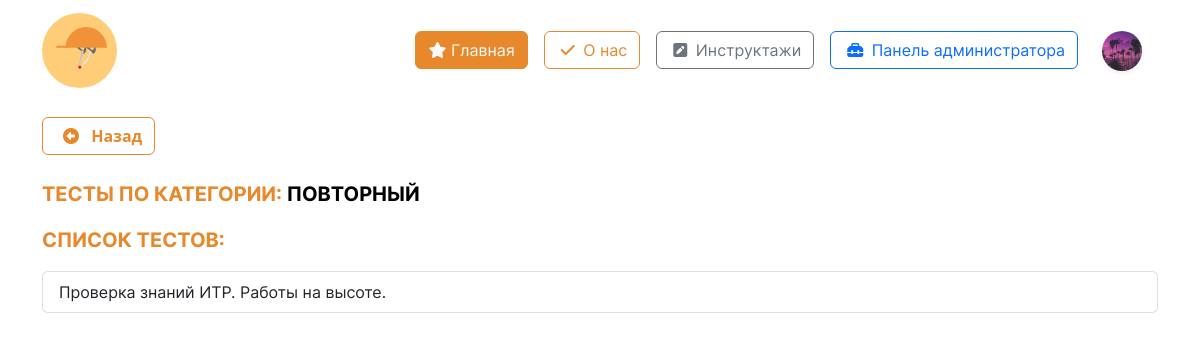
Before: /account/themes_inst/test/4/ (signed in) with the older database file.
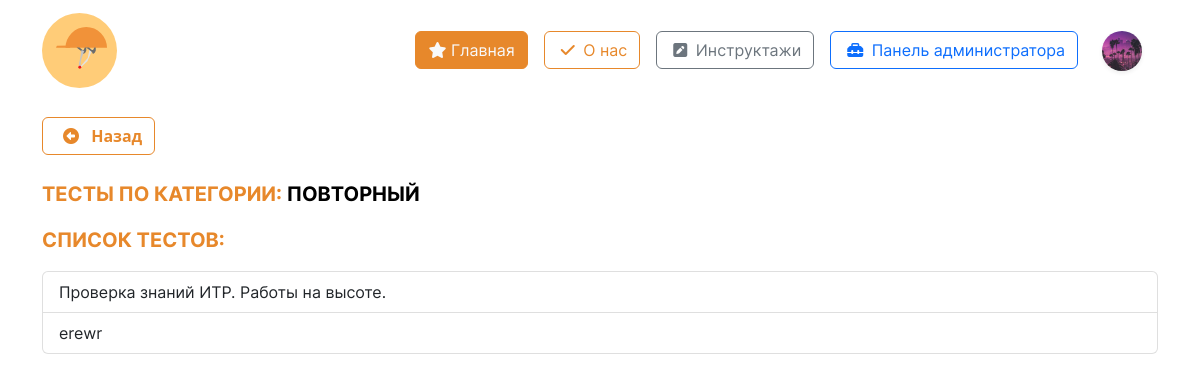
After: the same page with the newer database file.
### initru/models.py (models this page shows, shortened)
class test(models.Model):
    instruction = models.ForeignKey( inst, on_delete=models.CASCADE, verbose_name='Инструктаж' )
    name_test = models.CharField( 'Название теста инструктажа', max_length=125 )
    number_of_questions = models.IntegerField('Количество вопросов') ##
    time = models.IntegerField('Ограничение по времени') ##
    required_score_to_pass = models.IntegerField('Рекомендуемый балл в %', help_text='Рекомендуемый балл в %')
    type_user  = models.ForeignKey(typeuser, on_delete=models.CASCADE, verbose_name='Тип пользователя')
    file = models.FileField( 'Файл к тесту', upload_to='instr/', null=True, blank=True)
    stud_groups = models.ForeignKey(Groups, on_delete=models.CASCADE, verbose_name='Группа', null=True, blank=True)
    date_target = models.DateTimeField('Дата назначения',)
    class Meta:
        verbose_name = 'Тест'
        verbose_name_plural = 'Тесты'
    @staticmethod
    def get_need_instr(request, id):
        return test.objects.filter(
            instruction = id, # инструктаж
            type_user = request.user.type_user, # тип пользователя
            stud_groups = request.user.groupStud # группа
            )

class briefsForPeoples(models.Model):
    user=models.ForeignKey('CustomUser', on_delete=models.CASCADE, verbose_name='Пользователь', related_name='u')
    test=models.ForeignKey('test', on_delete=models.CASCADE, verbose_name='Тест', related_name='t')
    date_target=models.DateTimeField('Время назначения',)
    class Meta:
        verbose_name='Назначенные тесты отдельным пользователям'
        verbose_name_plural='Назначенные тесты отдельным пользователям'

### initru/views.py (the view)
# urls.py: path('account/themes_inst/test/<int:id>/', BriefLayoutView.tests, name = "test_list"),
    @login_required
    def tests(request, id):
        page_name = 'user_tests/user_tests_list.html'
        themesInstructions = inst.objects.get(id=id)  # model inst
        tests = test.get_need_instr(request, id)  # model test
        assignedBriefs = briefsForPeoples.objects.filter(test__instruction=id, user=request.user)
        values = {
            'test': tests,
            'themes': themesInstructions,
            'assigned':assignedBriefs
        }
        return render(request, page_name, values)

### initru/templates/user_tests/user_tests_list.html (shortened to what this page needs)
{% extends "../base.html" %}
{% load static %}
{% block content %}
<div class="container mt-3">
  <a class='btn btn-outline-orange mb-2 fw-bold' onclick="javascript:history.back(); return false;" href="#">
    <i class="fa-solid fa-circle-left mx-2"></i>
    Назад
  </a>
  <p class='fs-5 text-uppercase mt-3' style="font-family: 'Inter-Bold'; color:#E7882B;">
    Тесты по категории: <span style="color:black;">{{ themes.name_instruction }}</span>
  </p>
  <p class='fs-5 text-uppercase' style="font-family: 'Inter-Bold'; color:#E7882B;">
    Список тестов:
  </p>
  <div class="list-group mt-3" style='font-family: "Inter-Regular";'>
    {% for item in test %}
      <button class="btn-quiz list-group-item list-group-item-action"
        data-brief-name="{{item.instruction.name_instruction }}" data-brief-pk='{{item.instruction.pk }}'
        data-quiz-pk="{{ item.id }}" data-quiz-name="{{item.name_test}}" data-quiz-time="{{ item.time }}"
        data-pass="{{ item.required_score_to_pass }}" data-questions='{{ item.number_of_questions }}'
        data-bs-target="#staticBackdrop" data-file-link='{{ item.file.url }}' data-bs-toggle="modal">
       {{ item.name_test }}
      </button>
    {% empty %}
      <p class='fw-bold text-center fs-5 text-danger'>Пока нет назначенных тестов</p>
    {% endfor %}
    {% if assigned %}
      {% for item in assigned %}
        <button class="btn-quiz list-group-item list-group-item-action"
          data-brief-name="{{item.test.instruction.name_instruction }}" data-brief-pk='{{item.test.instruction.pk }}'
          data-quiz-pk="{{ item.test.pk }}" data-quiz-name="{{item.test.name_test}}" data-quiz-time="{{ item.time }}"
          data-pass="{{ item.test.required_score_to_pass }}" data-questions='{{ item.test.number_of_questions }}'
          data-bs-target="#staticBackdrop" data-file-link='{{ item.test.file.url }}' data-bs-toggle="modal">
        {{ item.test.name_test }}
        </button>
      {% endfor %}
    {% endif %}
  </div>
</div>
{% endblock %}

Changed rows visible on the page:
added briefsForPeoples: test.name_test "erewr"
